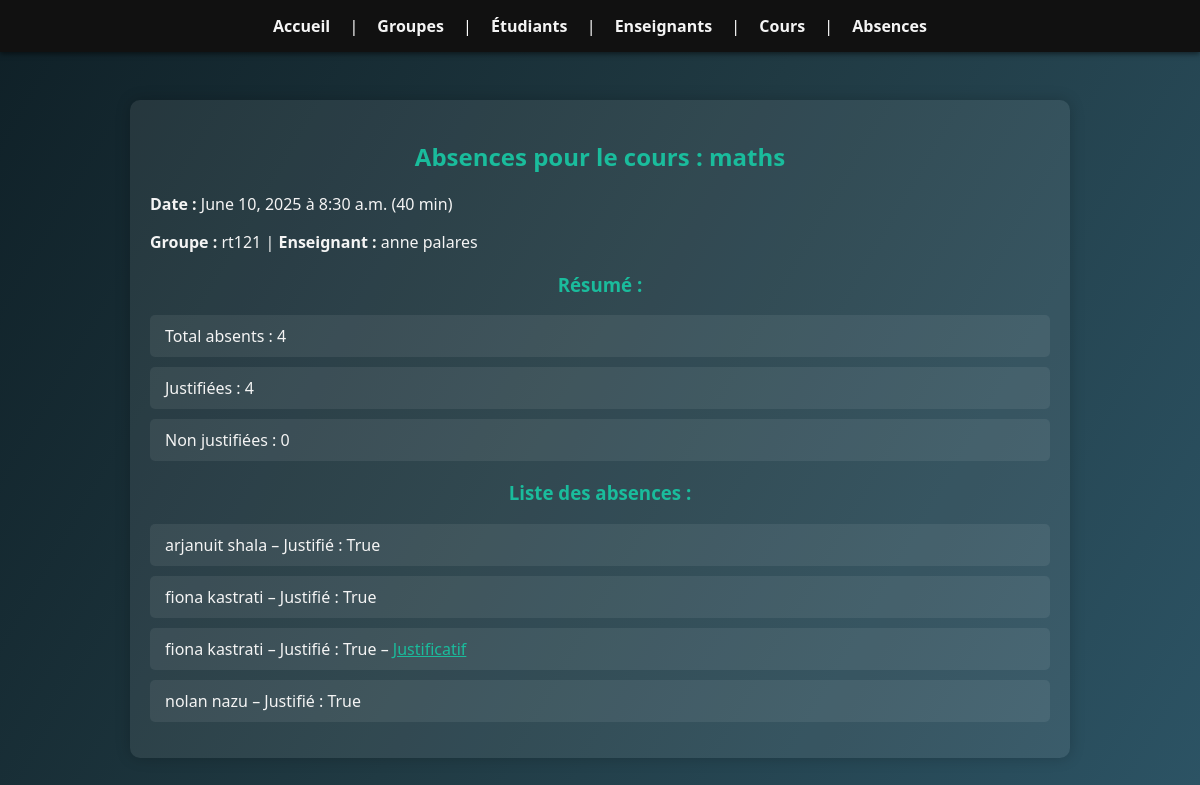
The page /cours/1/ on the database its author committed.
### absences/models.py (models this page shows, shortened)
class Cours(models.Model):
    titre = models.CharField(max_length=200)
    date = models.DateField()
    heure = models.TimeField()
    duree = models.IntegerField(help_text="Durée en minutes")
    enseignant = models.ForeignKey(Enseignant, on_delete=models.CASCADE)
    groupe = models.ForeignKey(Groupe, on_delete=models.CASCADE)

class Groupe(models.Model):
    nom = models.CharField(max_length=100)

class Enseignant(models.Model):
    nom = models.CharField(max_length=100)
    prenom = models.CharField(max_length=100)
    email = models.EmailField()

class Absence(models.Model):
    etudiant = models.ForeignKey(Etudiant, on_delete=models.CASCADE)
    cours = models.ForeignKey(Cours, on_delete=models.CASCADE)
    justifie = models.BooleanField(default=False)
    justification = models.FileField(upload_to='justificatifs/', blank=True, null=True)

class Etudiant(models.Model):
    nom = models.CharField(max_length=100)
    prenom = models.CharField(max_length=100)
    email = models.EmailField()
    groupe = models.ForeignKey(Groupe, on_delete=models.CASCADE)
    photo = models.ImageField(upload_to='photos_etudiants/', blank=True, null=True)

### absences/views.py (the view)
# urls.py: path('cours/<int:cours_id>/', views.detail_cours, name='detail_cours'),
def detail_cours(request, cours_id):
    cours = get_object_or_404(Cours, pk=cours_id)
    absences = Absence.objects.filter(cours=cours)
    total_absents = absences.count()
    justifiees = absences.filter(justifie=True).count()
    non_justifiees = total_absents - justifiees
    context = {
        'cours': cours,
        'absences': absences,
        'total': total_absents,
        'justifiees': justifiees,
        'non_justifiees': non_justifiees,
    }
    return render(request, 'absences/detail_cours.html', context)

### absences/models.py (called while the page is built)
    def __str__(self):
        return self.nom

    def __str__(self):
        return f"{self.prenom} {self.nom}"

    def __str__(self):
        return f"{self.prenom} {self.nom}"

### absences/templates/absences/detail_cours.html
{% extends 'absences/base.html' %}
{% block content %}
<h2>Absences pour le cours : {{ cours.titre }}</h2>
<p><strong>Date :</strong> {{ cours.date }} à {{ cours.heure }} ({{ cours.duree }} min)</p>
<p><strong>Groupe :</strong> {{ cours.groupe }} | <strong>Enseignant :</strong> {{ cours.enseignant }}</p>
<h3>Résumé :</h3>
<ul>
    <li>Total absents : {{ total }}</li>
    <li>Justifiées : {{ justifiees }}</li>
    <li>Non justifiées : {{ non_justifiees }}</li>
</ul>
<h3>Liste des absences :</h3>
<ul>
    {% for absence in absences %}
        <li>{{ absence.etudiant }} – Justifié : {{ absence.justifie }}
            {% if absence.justification %}
                – <a href="{{ absence.justification.url }}" target="_blank">Justificatif</a>
            {% endif %}
        </li>
    {% empty %}
        <li>Aucune absence enregistrée.</li>
    {% endfor %}
</ul>
{% endblock %}

### absences/static/absences/style.css (style rules this page uses)
body { font-family: 'Segoe UI', Tahoma, Geneva, Verdana, sans-serif; background: linear-gradient(120deg, #0f2027, #203a43, #2c5364); color: #f4f4f4; margin: 0; padding: 0; }
h1, h2, h3 { color: #1abc9c; text-align: center; }
ul { list-style-type: none; padding: 0; }
li { background-color: rgba(255, 255, 255, 0.07); padding: 10px 15px; margin-bottom: 10px; border-radius: 5px; word-wrap: break-word; }
a { color: #1abc9c; }

### rows shown on the page
Cours: titre "maths", date "June 10, 2025", heure "8:30 a.m.", duree "40", groupe "rt121", enseignant "anne palares"
Absence: etudiant "arjanuit shala", justifie "True"
Absence: etudiant "fiona kastrati", justifie "True"
Absence: etudiant "fiona kastrati", justifie "True"
Absence: etudiant "nolan nazu", justifie "True"

### other values the page prints
{{ total }} "4"
{{ justifiees }} "4"
{{ non_justifiees }} "0"
